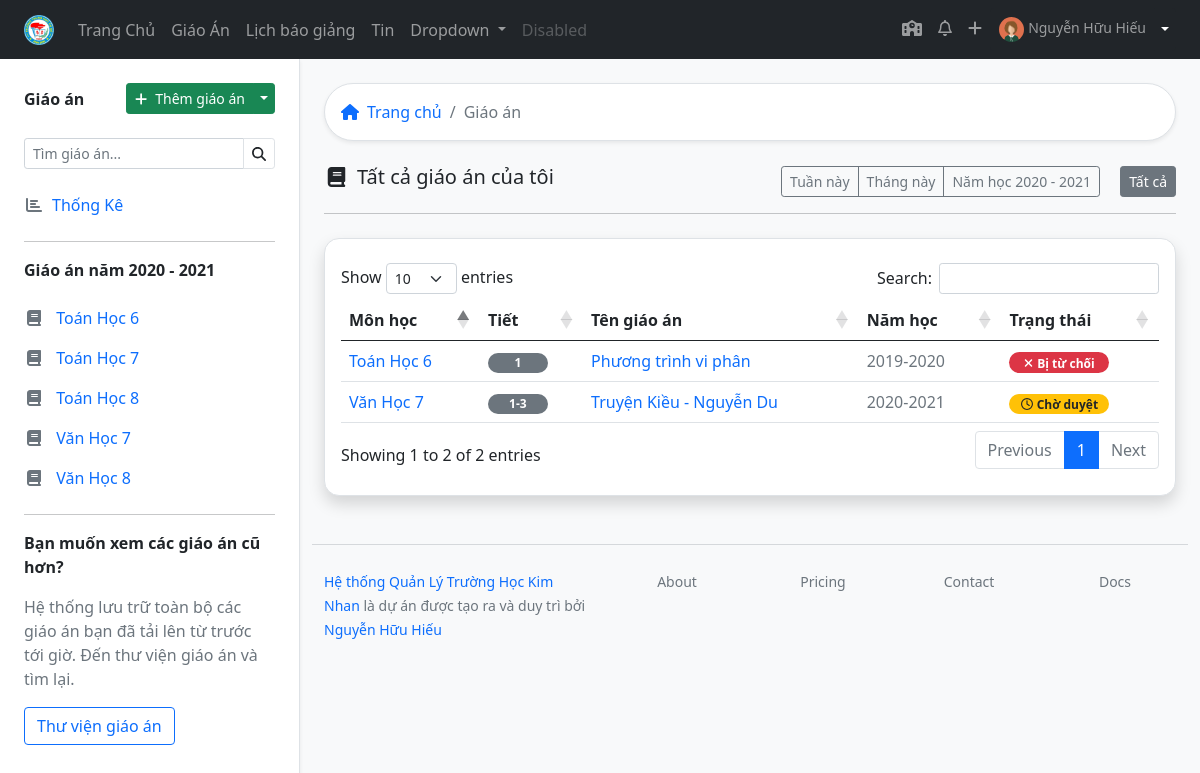
Before: /lessons/ (signed in) with the older database file.
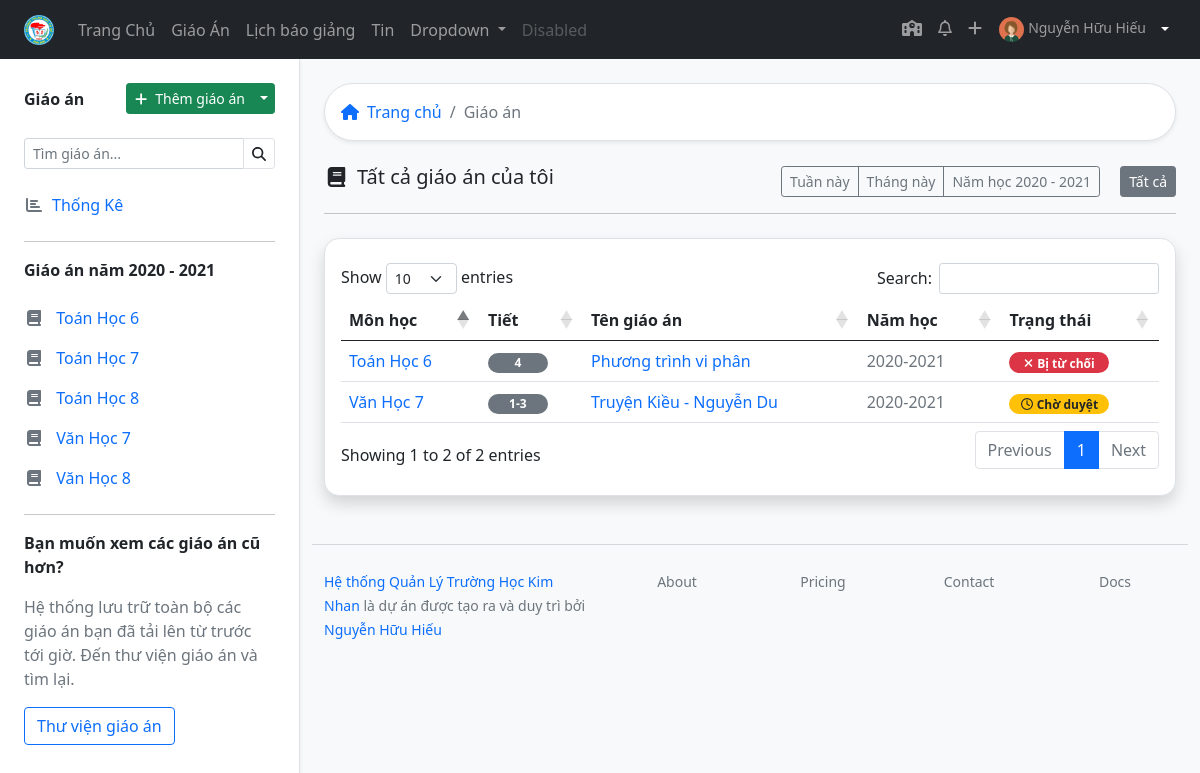
After: the same page with the newer database file.
### lessonmanagement/models.py (models this page shows, shortened)
class Lesson(models.Model):
    title = models.CharField(max_length=200)
    lesson_path = models.FileField(blank=True, null=True)
    upload_time = models.DateTimeField(blank=True, null=True)
    LEVEL_CHOICES = [
        (6, 6),
        (7, 7),
        (8, 8),
        (9, 9)
    ]
    level = models.IntegerField(choices=LEVEL_CHOICES)
    description = models.CharField(max_length=200, null=True, blank=True)
    teacher = models.ForeignKey(Teacher, on_delete=models.CASCADE)
    subject = models.ForeignKey(Subject, on_delete=models.CASCADE)
    start_number_lesson = models.IntegerField(help_text="Bài giảng này ở tiết số mấy")
    cout_number_lesson = models.IntegerField(help_text="Bài giảng này trong bao nhiêu tiết")
    classyear = models.ManyToManyField(Classyear, through="LessonClassyear")
    STATUS_CHOICES = [
    ('pending', 'Chờ duyệt'),
    ('acept', 'Đã duyệt'),
    ('deny', 'Bị từ chối'),
    ]
    status = models.CharField(max_length=10, blank=True, choices=STATUS_CHOICES ,default='pending')
    checker = models.ForeignKey(Teacher, related_name="lesson_checker" ,on_delete=models.SET_NULL, null=True, blank=True)
    check_date = models.DateTimeField(auto_now=True)
    note_checker = models.CharField(max_length=200, blank=True)
    class Meta:
        verbose_name = "Giáo Án"
        verbose_name_plural = "Giáo Án"
        ordering = ["-upload_time"]
    def school_year(self):
        return school_year_def(self.upload_time)

class SchoolAbstract(models.Model):
    title = models.CharField(max_length=50, verbose_name="Tiêu đề")
    description = models.CharField(max_length=200, verbose_name="Mô tả sơ lược", blank=True)
    cover = models.ImageField(upload_to="coverimages/", verbose_name="Ảnh bìa", null = True, blank = True)
    class Meta:
        abstract = True
    def __str__(self):
        return self.title

class Subject(SchoolAbstract):
    group = models.ForeignKey("GroupSubject", related_name='subject123',on_delete=models.SET_NULL, null=True, blank=True, verbose_name='Bộ môn')
    subject_slug = models.SlugField(max_length=50, null=True, blank=True)
    class Meta:
        verbose_name = "Môn học"
        verbose_name_plural = "Môn học"

### lessonmanagement/views.py (the view)
# urls.py: path('lessons/', views.alllessons, name="alllessons"),
@login_required
def alllessons(request):
    lesson_list = Lesson.objects.filter(teacher=request.user.teacher.id).order_by('upload_time')
    context = {'lesson_list': lesson_list}
    return render(request, 'all_lessons.html', context)

### lessonmanagement/models.py (called while the page is built)
def school_year_def(upload_time):
    if (upload_time.month < 9):
        return upload_time.year -1
    else:
        return upload_time.year

    def full_name(self):
        return ('%s %s') % (self.firstname, self.lastname)

    def schoolyear(self):
        if now.month < 9:
            return ('%s - %s') % (now.year - 1, now.year)
        else:
            return ('%s - %s') % (now.year, now.year+1)

    def lesson_list(self):
        return self.lesson_set.filter(teacher = self.user.id)

    def subject_classyear_list(self):
        return self.subjectclassyear_set.filter(is_teach_now = True).order_by('subject__title').values('subject__title', 'classyear__startyear','subject__group__title').distinct()

### lessonmanagement/templatetags/lessonmanagement_extras.py (called while the page is built)
@register.filter
def classlevel(value):
    now = datetime.now()
    i = 0
    if (now.month < 9):
        i =  (now.year - value) + 5
    else:
        i = (now.year - value) + 6
    if i in [6,7,8,9]:
        return i
    else:
        return value

@register.filter
def schoolyear(value):
    now = datetime.now()
    if (now.month < 9):
        return now.year -1
    else:
        return now.year

### lessonmanagement/templates/all_lessons.html
{% extends 'base_withsidebar.html' %}
{% block content %}
{% load static %}
{% load lessonmanagement_extras %}
{% with teacher=request.user.teacher %}
<div class="bg-white border shadow-sm p-3 rounded-pill mb-4">
  <nav aria-label="breadcrumb">
    <ol class="breadcrumb m-0 ">
      <li class="breadcrumb-item"><a href="{% url 'index' %}" class="text-decoration-none"><i class="fas fa-home me-2"></i>Trang chủ</a></li>
      <li class="breadcrumb-item active"> Giáo án</li>
    </ol>
  </nav>
</div>
{% if request.user.teacher.lesson_list %}
<div class="d-flex justify-content-between align-items-center" >
<h5><i class="fas fa-book fa-fw me-2 "></i>Tất cả giáo án của tôi</h5>
<div>
  <div class="btn-group me-3" role="group" aria-label="Button group with nested dropdown">
    <a href="#" class="btn btn-sm btn-outline-secondary">Tuần này</a>
    <a href="#" class="btn btn-sm btn-outline-secondary">Tháng này</a>
    <a href="{% url 'lessons_toyear' sdf|schoolyear  %}" class="btn btn-sm btn-outline-secondary">Năm học {{ teacher.schoolyear }}</a>
  </div>
  <button type="button" class="btn btn-sm btn-secondary">Tất cả</button>
</div>
</div>
<hr class="mb-4">
            <div class="border py-4 px-3 rounded-15 shadow bg-white">
                {% include "table/table_all.html" %}
            </div>
            {% else %}
            {% include 'empty_lesson.html' %}
            {% endif %}
        {% endwith %}
  {% endblock %}

### lessonmanagement/templates/table/table_all.html (shortened to what this page needs)
<table id="exampletable" class="table table-hover  " style="width:100%">
    <thead >
        <tr>
            <th>Môn học</th>
            <th>Tiết</th>
            <th>Tên giáo án</th>
            <th>Năm học</th>
            <th>Trạng thái</th>
        </tr>
    </thead>
    <tbody>
        {% for lesson in lesson_list %}
        <tr>
            <td> <a href="{% url 'lessons_subject_level' lesson.subject|slugify lesson.level %}" class="text-decoration-none"> {{ lesson.subject }} {{ lesson.level }} </a>
            </td>
            <td>
                <span class="badge rounded-pill bg-secondary" style="width: 60px;">{{ lesson.start_number_lesson}}{% if lesson.cout_number_lesson > 1 %}-{{ lesson.start_number_lesson|add:lesson.cout_number_lesson }} {% endif %}</span>
            </td>
            <td><a href="{% url 'lesson' lesson.id %}" class="text-decoration-none">{{ lesson.title }}  </a></td>
            <td class="text-muted" >{{ lesson.school_year }}-{{ lesson.school_year|add:"1" }}</td>
            <td>                    {% if lesson.status == "pending" %}
                <span class="badge bg-warning text-dark rounded-pill" style="width: 100px;"><i class="far fa-clock me-1"></i>{{ lesson.get_status_display}}</span>
                {% elif lesson.status == "acept" %}
                <span class="badge bg-success  rounded-pill"  style="width: 100px;"><i class="fas fa-check me-1"></i>{{ lesson.get_status_display}}</span>
                 {% elif lesson.status == "deny" %}
                 <span class="badge bg-danger  rounded-pill"  style="width: 100px;"><i class="fas fa-times me-1"></i>{{ lesson.get_status_display}}</span>
                {% endif %} </td>
        </tr>
        {% endfor %}
    </tbody>
</table>

Changed rows visible on the page:
changed Lesson "Phương trình vi phân": start_number_lesson "1" → "4"; school_year "2019" → "2020"; school_year|add "2020" → "2021"
